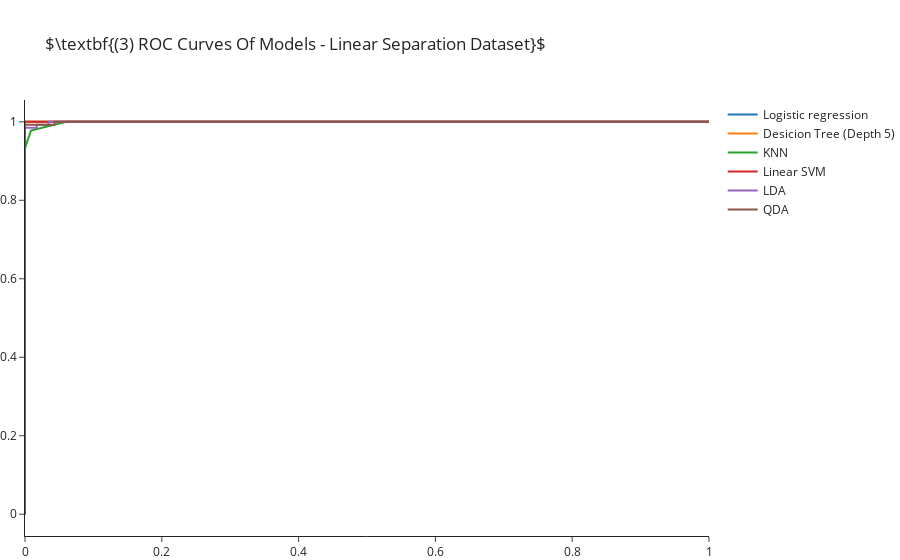

The notebook cell saved with this chart:
### Markdown cell above
## Evaluating Models

### Code cell
fig = go.Figure(layout=go.Layout(title=rf"$\textbf{{(3) ROC Curves Of Models - {title} Dataset}}$", margin=dict(t=100)))
for i, model in enumerate(models):
    fpr, tpr, th = metrics.roc_curve(y, model.predict_proba(X)[:, 1])
    fig.add_trace(go.Scatter(x=fpr, y=tpr, mode='lines', name=model_names[i]))
fig.show()

### Figure 1 — Plotly figure (JSON) as saved in the notebook; plotly's stock layout.template omitted (floating-point values rounded to 4 significant figures)
{"data": [{"mode": "lines", "name": "Logistic regression", "x": [0.0, 0.0, 0.0, 1.0], "y": [0.0, 0.007463, 1.0, 1.0], "type": "scatter"}, {"mode": "lines", "name": "Desicion Tree (Depth 5)", "x": [0.0, 0.0, 1.0], "y": [0.0, 1.0, 1.0], "type": "scatter"}, {"mode": "lines", "name": "KNN", "x": [0.0, 0.0, 0.0, 0.008621, 0.06034, 0.1552, 1.0], "y": [0.0, 0.8582, 0.9328, 0.9776, 1.0, 1.0, 1.0], "type": "scatter"}, {"mode": "lines", "name": "Linear SVM", "x": [0.0, 0.0, 0.0, 0.8966, 1.0], "y": [0.0, 0.1269, 1.0, 1.0, 1.0], "type": "scatter"}, {"mode": "lines", "name": "LDA", "x": [0.0, 0.0, 0.0, 0.01724, 0.01724, 0.03448, 0.03448, 1.0], "y": [0.0, 0.007463, 0.9851, 0.9851, 0.9925, 0.9925, 1.0, 1.0], "type": "scatter"}, {"mode": "lines", "name": "QDA", "x": [0.0, 0.0, 0.0, 0.0431, 0.0431, 1.0], "y": [0.0, 0.007463, 0.9925, 0.9925, 1.0, 1.0], "type": "scatter"}], "layout": {"margin": {"t": 100}, "title": {"text": "$\\textbf{(3) ROC Curves Of Models - Linear Separation Dataset}$"}}}
